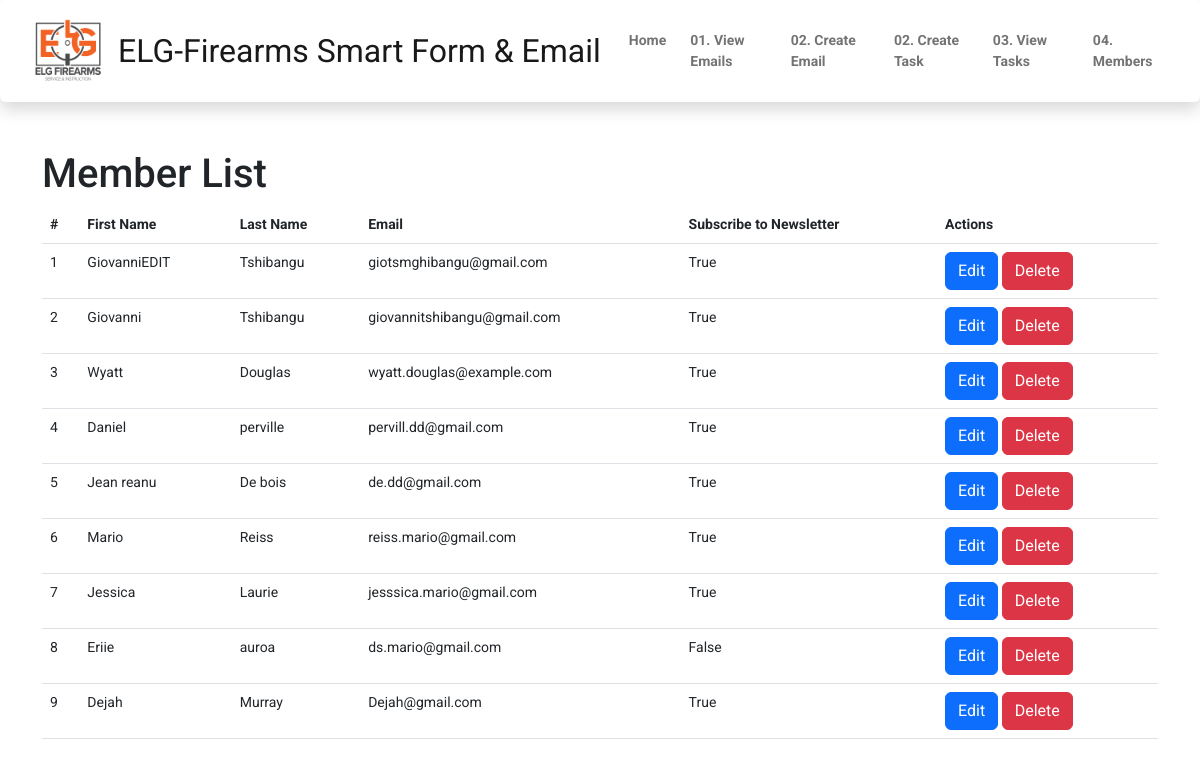
/master/view_members, run on an earlier commit of the app's database.
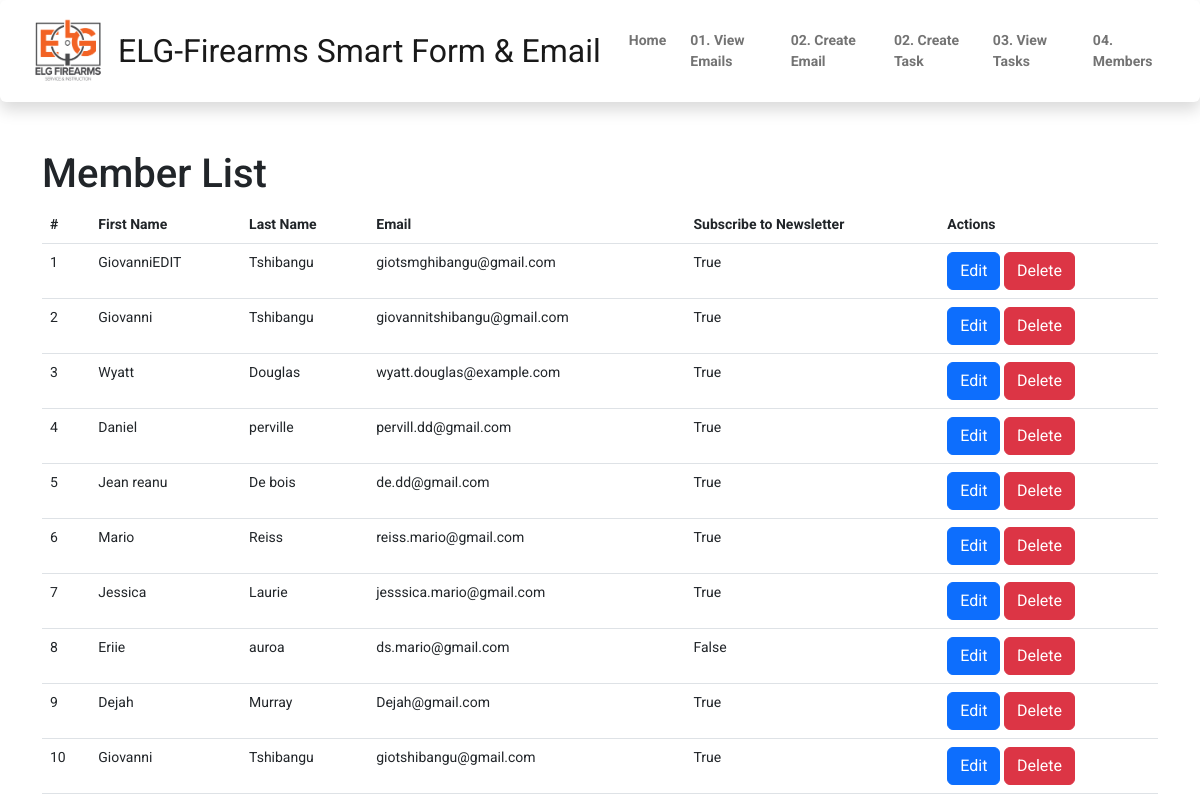
And on a later commit of the database.
### smart_formApp/models.py (models this page shows, shortened)
class User(models.Model):
    first_name = models.CharField(max_length=100)
    last_name = models.CharField(max_length=100)
    email = models.EmailField()
    email_agreements = models.BooleanField(default=True)
    subscribe_to_newsletter = models.BooleanField(default=False,blank=True)
    created_at = models.DateTimeField(auto_now_add=True)

### smart_emailApp/views.py (the view)
# urls.py: path('view_members', views.member_view, name='view_members'),
def member_view(request):
    limit = 100
    users = User.objects.all()[:limit]
    return render(request, 'smartemail/member_view.html', {'users': users})

### templates/smartemail/member_view.html
{% extends "nav.html" %}
{% load static %}
{% block navbar %}
    <div class="container mt-3">
        <h1>Member List</h1>
        <table class="table">
            <thead>
                <tr>
                    <th>#</th>
                    <th>First Name</th>
                    <th>Last Name</th>
                    <th>Email</th>
                    <th>Subscribe to Newsletter</th>
                    <th>Actions</th>
                </tr>
            </thead>
            <tbody>
                {% for user in users %}
                    <tr>
                        <td>{{ forloop.counter }}</td>
                        <td>{{ user.first_name }}</td>
                        <td>{{ user.last_name }}</td>
                        <td>{{ user.email }}</td>
                        <td>{{ user.subscribe_to_newsletter }}</td>
                        <td>
                            <a href="{% url 'edit_user' user.id %}" class="btn btn-primary">Edit</a>
                            <a href="{% url 'delete_user' user.id %}" class="btn btn-danger">Delete</a>
                        </td>
                    </tr>
                {% empty %}
                    <tr>
                        <td colspan="7">No users found.</td>
                    </tr>
                {% endfor %}
            </tbody>
        </table>
    </div>
{% endblock %}

What changed in the data, as far as the page shows it:
added User: first_name "Giovanni", last_name "Tshibangu", email "giotshibangu@gmail.com", subscribe_to_newsletter "True"
